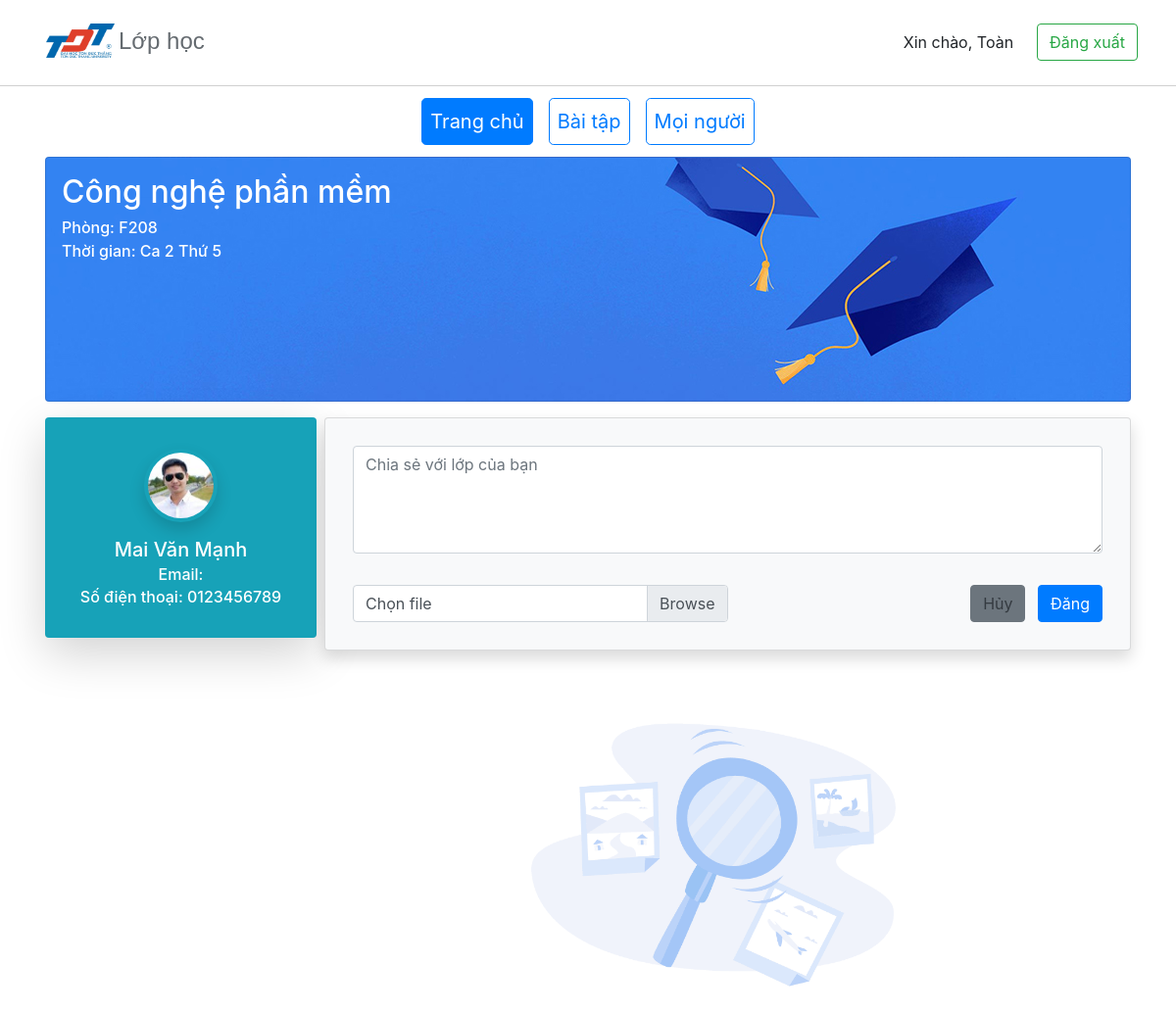
The app's page /Classroom/Home/5o89ytziCu (signed in) with its own data.
### tables this page shows
CREATE TABLE `class` (
  `id` varchar(100) NOT NULL,
  `classname` varchar(100) NOT NULL,
  `subject` varchar(1000) NOT NULL,
  `time` varchar(100) NOT NULL,
  `day` varchar(20) NOT NULL,
  `room` varchar(20) NOT NULL
);

CREATE TABLE `user` (
  `id` int(10) NOT NULL,
  `firstName` varchar(100) NOT NULL,
  `lastName` varchar(100) NOT NULL,
  `userName` varchar(50) NOT NULL,
  `avatar` varchar(50) NOT NULL,
  `password` varchar(100) NOT NULL,
  `birthday` varchar(20) NOT NULL,
  `email` varchar(100) NOT NULL,
  `phoneNumber` varchar(10) NOT NULL
);

### mvc/controllers/Classroom.php (called while the page is built, shortened)
<?php
class Classroom extends Controller{
    function Home($id) {
        $classModel = $this->model("ClassModel");
        $postModel = $this->model("PostModel");
        $userModel = $this->model("UserModel");
        $user = $userModel->getUserById($_SESSION["loggedIn"]);
        $post = $postModel->getAllPost($id);
        $data = $classModel->getClassById($id);
        $class = $data->fetch_assoc();
        $r = $user->fetch_assoc();
        $name = $r["firstName"];
        $this->view("ClassView", [
            "NewPostView" => "NewPost",
            "TeacherProfile" => "Profile",
            "PostView" => "Post",
            "ClassDetail" => $class,
            "PostList" => $post,
            "UserName" => $name
        ]);
    }
}
?>

### mvc/core/App.php (called while the page is built, shortened)
<?php
class App{
    protected $action="Error";
    protected $params=[];
    function __construct(){
        $url = $this->UrlProcess();
        if (isset($url[0])) {
            if(file_exists("./mvc/controllers/".$url[0].".php")){
                unset($url[0]);
            }
        }
        $this->controller = new $this->controller;
        if(isset($url[1])){
            if( method_exists( $this->controller , $url[1]) ){
                $this->action = $url[1];
            } else {
                require_once "./mvc/controllers/Home.php";
                call_user_func_array([new Home(), "Error"], $this->params );
                exit();
            }
            unset($url[1]);
        } else {
            require_once "./mvc/controllers/Home.php";
            call_user_func_array([new Home(), "Error"], $this->params );
            exit();
        }
        $this->params = $url?array_values($url):[];
        call_user_func_array([$this->controller, $this->action], $this->params );
    }
    function UrlProcess(){
        if(isset($_GET["url"]) ){
            return explode("/", filter_var(trim($_GET["url"], "/")));
        }
    }
}
?>

### index.php (called while the page is built, shortened)
<?php
$myApp = new App();
?>

### mvc/core/DB.php (called while the page is built, shortened)
<?php
class DB{
    protected $servername = "localhost";
    protected $username = "root";
    protected $password = "";
    protected $dbname = "classroom";
    function  __construct()
    {
        $this->con = new mysqli($this->servername, $this->username, $this->password, $this->dbname);
    }
}
?>

### mvc/models/ClassModel.php (called while the page is built, shortened)
<?php
class ClassModel extends DB {
    public function getClassById($id) {
        $query = "SELECT `class`.`id`, `class`.`classname`, `class`.`day`, `user`.`firstName`, `user`.`lastName`, `user`.`email`, `user`.`avatar`, `user`.`phoneNumber`, subject, room, time, day
                  FROM `class`, `user`, `teacherteachclass`
                  WHERE `teacherteachclass`.`id_class` = `class`.`id` and `teacherteachclass`.`id_teacher` = `user`.`id` and `class`.`id` = ?";
        $stm = $this->con->prepare($query);
        $stm->bind_param('s', $id);
        $stm->execute();
        $result = $stm->get_result();
        if ($result->num_rows > 0) {
            return $result;
        }
        return false;
    }
}
?>

### mvc/views/ClassView.php (the view, shortened to what this page needs)
<?php
$url = explode("/", filter_var(trim($_GET["url"], "/")));
$tagActive = $url[1];
$level = count($url);
$root = "";
while ($level > 1) {
    $root = $root . "../";
    $level--;
}
?>
<!doctype html>
<html lang="en">
<head>
    <link rel="stylesheet" href="https://stackpath.bootstrapcdn.com/bootstrap/4.5.2/css/bootstrap.min.css">
    <link rel="stylesheet" href="<?= $root ?>public/style.css">
</head>
<body>
<?php
$classDetail = $data["ClassDetail"];
?>
<div class="header my-header mt-4">
    <div class="d-flex flex-row px-4">
        <div class="mr-auto col-md-5">
            <div class="icon d-flex flex-row">
                <a href="<?= $root . "Home/Listclass" ?>" class="text-decoration-none banner ml-2 d-flex flex-row align-items-start">
                    <img src="<?= $root . "public/imgs/logo.png" ?>" class="logo-img">
                    <span class="classroom ml-1 logo-text text-truncate d-none d-sm-block">Lớp học</span>
                </a>
            </div>
        </div>
        <div class="col-md-5">
            <div class="d-flex flex-row-reverse align-items-center">
                <span class="text-right ml-2">
                        <a href="<?= $root ?>Account/Logout" class="btn btn-outline-success text-truncate" role="button">Đăng xuất</a>
                </span>
                <div class="text-right ml-2 px-3 d-none text-truncate d-md-block">
                    Xin chào, <?= $data["UserName"] ?>
                </div>
            </div>
        </div>
    </div>
</div>
<div>
    <div class="d-flex justify-content-center p-1 mt-2">
        <a href="<?= $root ."Classroom/Home/" . $classDetail["id"] ?>" class="btn btn-outline-primary btn-lg <?= strcasecmp($tagActive, "Home") == 0 ? "active" : "" ?> p-2" role="button" aria-pressed="true">Trang chủ</a>
        <a href="<?= $root . "Classroom/Assignment/" . $classDetail["id"] ?>" class="btn btn-outline-primary btn-lg p-2 ml-3 <?= strcasecmp($tagActive, "Assignment") == 0 ? "active" : "" ?>" role="button" aria-pressed="true">Bài tập</a>
        <a href="<?= $root . "Classroom/People/" . $classDetail["id"] ?>" class="btn btn-outline-primary btn-lg p-2 ml-3 <?= strcasecmp($tagActive, "People") == 0 ? "active" : "" ?>" role="button" aria-pressed="true">Mọi người</a>
    </div>
</div>
<div class="container mt-2 p-0 px-md-3 px-sm-3 px-1">
    <div alt="#" class="card bg text-white p-3">
        <h2><?= $classDetail["subject"] ?></h2>
        <h6 class="mb-1"> Phòng: <?= $classDetail["room"] ?></h6>
        <h6 class="mb-1"> Thời gian: <?= $classDetail["time"] . " " . $classDetail["day"] ?></h6>
    </div>
</div>
<div class="container ">
    <div class="row mt-3 px-md-3 px-sm-3 px-1">
        <?php isset($data["TeacherProfile"]) ? require_once "./mvc/views/pages/TeacherProfile.php" : "" ?>
        <div class="col-lg-9 col-md-12 pl-lg-2 pr-lg-0 px-0 h-75">
            <?php isset($data["NewPostView"]) ? require_once "./mvc/views/pages/NewPost.php" : "" ?>
            <?php isset($data["PostView"]) ? require_once "./mvc/views/pages/Post.php" : "" ?>
        </div>
    </div>
</div>
</body>
</html>

### mvc/views/pages/TeacherProfile.php
<?php
$level = count(explode("/", filter_var(trim($_GET["url"], "/"))));
$root = "";
while ($level > 1) {
    $root = $root . "../";
    $level--;
}
?>
<div class="col-lg-3 col-md-12 shadow-lg p-3 mb-3 bg-info rounded h-100 text-white text-center">
    <div><img class="rounded-circle shadow p-1 my-3" src="<?= $root . $classDetail["avatar"] ?>" width="75px" height="75px"></div>
    <h5 class="mb-1"><?= $classDetail["lastName"] . " " . $classDetail["firstName"] ?></h5>
    <h6 class="mb-1">Email: <?= $classDetail["email"] ?></h6>
    <h6 class="mb-3">Số điện thoại: <?= $classDetail["phoneNumber"] ?></h6>
</div>

### public/style.css (style rules this page uses)
html, body { margin: 0; padding: 0; height: 100%; }
body { overflow-x: hidden; }
.my-header { height: 64px; border-bottom: 1px solid #d0d0d0; }
.banner { height: 40px; }
.my-header { height: 64px; border-block-end: 1px solid #d0d0d0; }
.logo-img { width: 70px; height: 35px; }
.logo-text { color: dimgrey; font-size: 24px; }
* { box-sizing: border-box; }
.bg { background-image: url("../public/imgs/img_graduation.jpg"); height: 250px; max-width: 100%; padding: 0px; }
.classroom { font-family: Arial, Helvetica, sans-serif; color: #656b70 }

### records on screen
class: subject "Công nghệ phần mềm", room "F208", time "Ca 2", day "Thứ 5", user.avatar (picture), user.lastName "Mai Văn", user.firstName "Mạnh", user.phoneNumber "0123456789"

### other values on screen
$data["UserName"] "Toàn"
